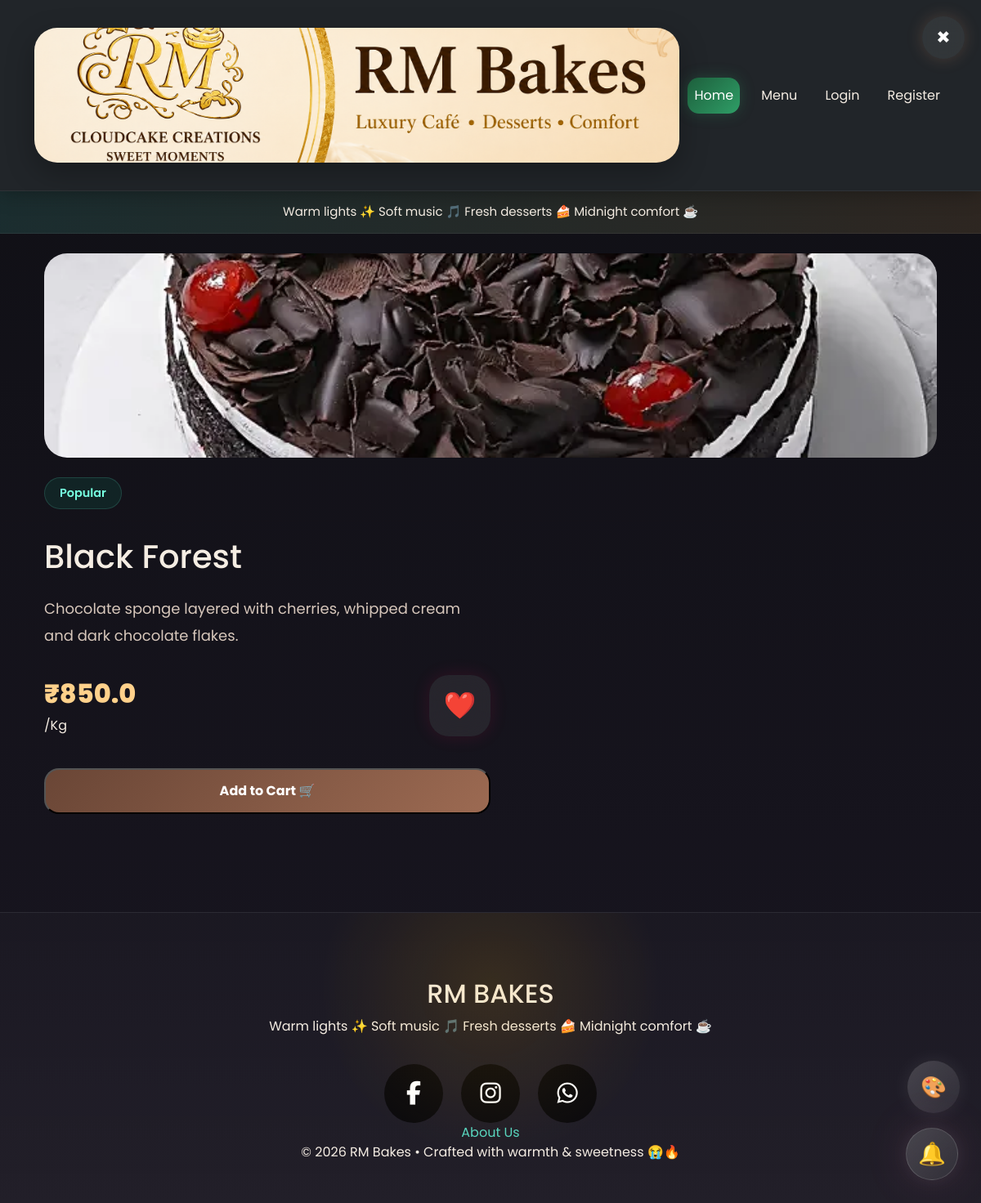
The app's page /product/3 with its own data.
### database.py (models this page shows)
class Product(db.Model):
    __tablename__ = "products"
    product_id = db.Column(
        db.Integer,
        primary_key=True
    )
    product_name = db.Column(
        db.String(200),
        nullable=False
    )
    product_description = db.Column(
        db.Text,
        nullable=False
    )
    product_price = db.Column(
        db.Float,
        nullable=False
    )
    product_unit = db.Column(
        db.String(50),
        nullable=False
    )
    product_image = db.Column(
        db.String(300)
    )
    product_tags = db.Column(
        db.String(300)
    )
    product_category = db.Column(
        db.String(100),
        default="cakes"
    )

### routes/product_routes.py (the view, shortened to what this page needs)
@product_bp.route(
    "/product/<int:product_id>"
)
def product_details(product_id):
    product = Product.query.get_or_404(
        product_id
    )
    is_favourite = False
    return render_template(
        "product_details.html",
        product=product,
        is_favourite=is_favourite
    )

### app.py (called while the page is built, shortened)
@app.context_processor
def inject_notification_count():
    unread_notifications_count = 0
    return dict(
        unread_notifications_count=
            unread_notifications_count
    )

### templates/product_details.html (shortened to what this page needs)
{% extends "base.html" %}
{% block content %}
<a href="{{ url_for('product.products') }}"
   class="floating-close-btn">
    ×
</a>
<div class="container
   product-detail-page">
    <div class="product-details-image-wrapper">
    {% if product.product_image %}
    <img
        src="{{ url_for('static', filename='uploads/' + product.product_image) }}"
        alt="{{ product.product_name }}"
        class="product-details-image"
    >
    {% endif %}
</div>
    <div class="col-lg-6">
        <span class="product-tag">
            {{ product.product_tags }}
        </span>
        <h1 class="main-title mt-3">
            {{ product.product_name }}
        </h1>
        <p class="mt-4 product-description">
            {{ product.product_description }}
        </p>
        <div class="price-favourite-row">
    <div>
        <h2 class="product-price">
            ₹{{ product.product_price }}
        </h2>
        <p>
            {{ product.product_unit }}
        </p>
    </div>
    <button
        class="favourite-btn-detail
        "
        id="favouriteBtn"
        onclick="toggleFavourite(
            {{ product.product_id }}
        )"
    >
        ❤️
    </button>
</div>
        <div class="mt-4 d-flex gap-3">
            <button
    class="add-cart-btn"
    onclick="addToCart(
        {{ product.product_id }},
        {{ 'true' if current_user.is_authenticated else 'false' }}
    )"
>
    Add to Cart 🛒
</button>
        </div>
    </div>
</div>
{% endblock %}

### static/css/style.css (style rules this page uses)
* { margin:0; padding:0; box-sizing:border-box; }
html { scroll-behavior:smooth; }
body { font-family:'Poppins',sans-serif; background: linear-gradient( 135deg, #1a120f, #241713, #2b1c16 ); color:#f5ede3; min-height:100vh; overflow-x:hidden; }
a { text-decoration:none; color:#57d6c1; transition:0.3s; }
.product-tag { display:inline-block; background: rgba(87,214,193,0.14); border: 1px solid rgba(87,214,193,0.2); color:#57d6c1; padding:8px 18px; border-radius:40px; margin-bottom:18px; }
.product-description { color:#d7c7bb; line-height:1.8; font-size:18px; }
.product-price { color:#fff; font-size:26px; font-weight:700; margin-top:20px; }
.floating-close-btn { position:absolute; top:20px; right:20px; width:52px; height:52px; border:none; border-radius:50%; background: rgba(255,255,255,0.08); backdrop-filter:blur(10px); color:white; font-size:28px; font-weight:700; display:flex; align-items:center; justify-content:center; box-shadow: 0 0 20px rgba(255,170,120,0.18); transition:0.3s ease; z-index:5; }
h1,h2,h3,h4,h5,h6,p,label,span,small { color:#f5ede3; }
.view-btn, .add-cart-btn { flex:1; text-decoration:none; display:flex; align-items:center; justify-content:center; height:56px; border-radius:18px; font-weight:700; transition:0.3s ease; }
.add-cart-btn { background: linear-gradient( 135deg, #6a4636, #9c6a52 ); color:white !important; }
.product-details-image-wrapper { width:100%; height:250px; border-radius:28px; overflow:hidden; background: rgba(255,255,255,0.03); display:flex; align-items:center; justify-content:center; margin-bottom:24px; }
.product-details-image { width:100%; height:100%; object-fit:cover; display:block; }
.product-tag { align-self:flex-start; background:rgba(0,255,180,0.08); color:#76ffe0; border:1px solid rgba(118,255,224,0.15); padding:8px 18px; border-radius:999px; font-size:0.9rem; font-weight:600; }
.product-price { color:#ffd18b; font-size:2rem; font-weight:800; }

### static/css/style2.css (style rules this page uses)
:root { --rm-bg: #09070b; --rm-card: rgba(22, 18, 26, 0.82); --rm-border: rgba(255,255,255,0.06); --rm-text: #f8f3ee; --rm-subtext: rgba(255,255,255,0.68); --rm-gold: #ffcc8a; --rm-orange: #ff965f; --rm-red: #ff5e5e; --rm-green: #79ffcb; --rm-shadow: rgba(0,0,0,0.38); }

### templates/product_details.html (style rules this page uses)
.price-favourite-row { display:flex; justify-content:space-between; align-items:center; gap:20px; }
.favourite-btn-detail { width:75px; height:75px; border:none; border-radius:24px; font-size:32px; cursor:pointer; background: rgba(255,255,255,0.08); backdrop-filter:blur(18px); transition:0.45s ease; box-shadow: 0 0 22px rgba(255,0,100,0.12); }

### templates/base.html (style rules this page uses)
body { animation: pageEntry 1.2s ease; }
body.theme-midnight { background: linear-gradient( 180deg, #0f0f14, #191621 ); }

### records on screen
Product: product_image (picture), product_tags "Popular", product_name "Black Forest", product_description "Chocolate sponge layered with cherries, whipped cream and dark chocolate flakes.", product_price "850.0", product_unit "/Kg"
